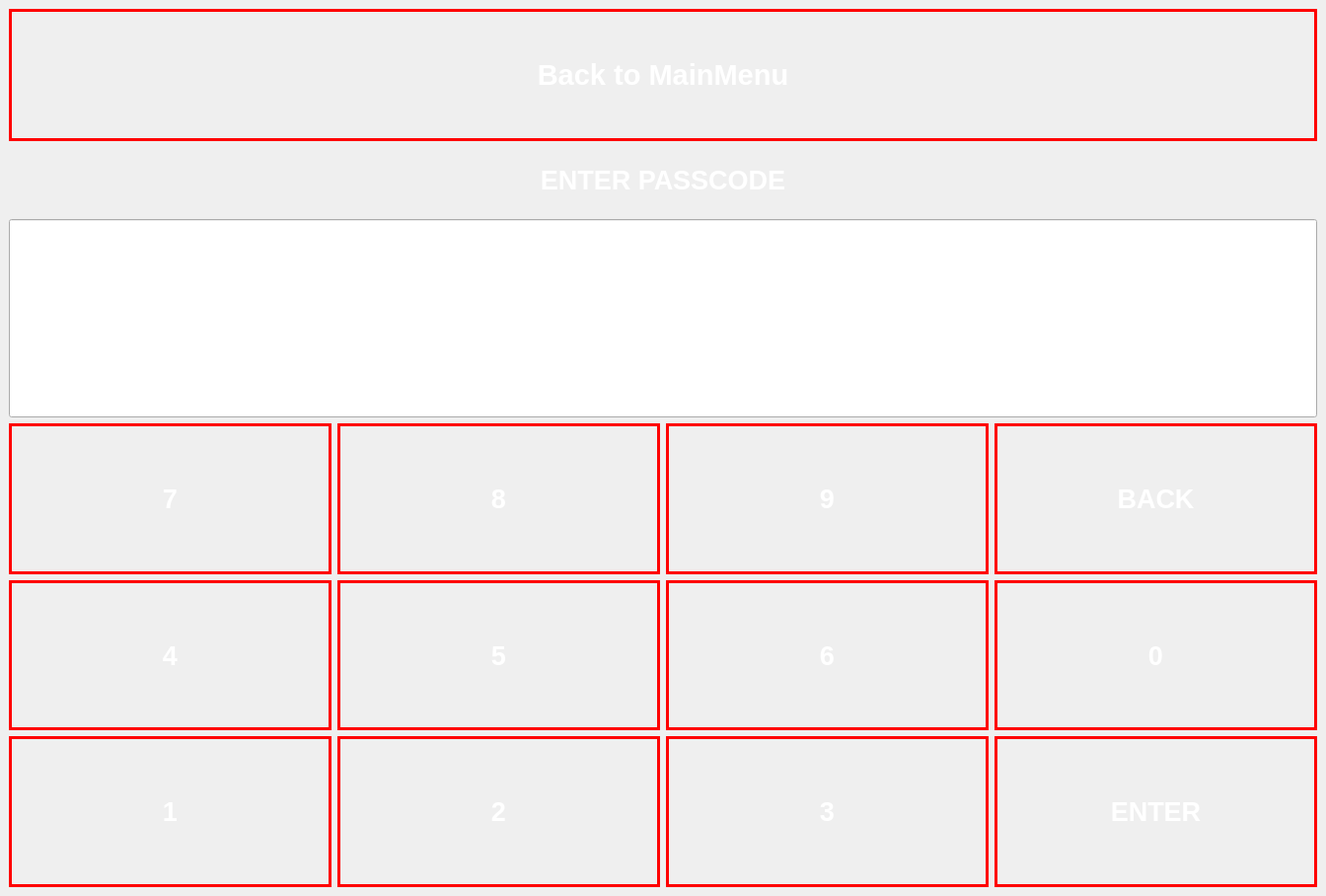
<?xml version="1.0" encoding="UTF-8"?>
<ui version="4.0">
 <class>passcode</class>
 <widget class="QMainWindow" name="passcode">
  <property name="geometry">
   <rect>
    <x>0</x>
    <y>0</y>
    <width>1344</width>
    <height>908</height>
   </rect>
  </property>
  <property name="windowTitle">
   <string>passcode</string>
  </property>
  <property name="styleSheet">
   <string notr="true">background-image: url('/home/phong/Desktop/antitheft/GUI/3/a.jpg');
</string>
  </property>
  <widget class="QWidget" name="centralwidget">
   <layout class="QHBoxLayout" name="horizontalLayout">
    <item>
     <layout class="QVBoxLayout" name="verticalLayout" stretch="2,1,3,7">
      <item>
       <widget class="QPushButton" name="backtomainmenu_button">
        <property name="sizePolicy">
         <sizepolicy hsizetype="Preferred" vsizetype="Preferred">
          <horstretch>0</horstretch>
          <verstretch>0</verstretch>
         </sizepolicy>
        </property>
        <property name="font">
         <font>
          <pointsize>22</pointsize>
          <weight>75</weight>
          <bold>true</bold>
         </font>
        </property>
        <property name="styleSheet">
         <string notr="true">color: white;
border: 3px solid red;</string>
        </property>
        <property name="text">
         <string>Back to MainMenu</string>
        </property>
       </widget>
      </item>
      <item>
       <widget class="QLabel" name="label_2">
        <property name="sizePolicy">
         <sizepolicy hsizetype="Preferred" vsizetype="Preferred">
          <horstretch>0</horstretch>
          <verstretch>0</verstretch>
         </sizepolicy>
        </property>
        <property name="font">
         <font>
          <pointsize>20</pointsize>
          <weight>75</weight>
          <bold>true</bold>
         </font>
        </property>
        <property name="styleSheet">
         <string notr="true">color: white</string>
        </property>
        <property name="text">
         <string>ENTER PASSCODE</string>
        </property>
        <property name="alignment">
         <set>Qt::AlignCenter</set>
        </property>
       </widget>
      </item>
      <item>
       <widget class="QLineEdit" name="lineEdit">
        <property name="sizePolicy">
         <sizepolicy hsizetype="Preferred" vsizetype="Preferred">
          <horstretch>0</horstretch>
          <verstretch>0</verstretch>
         </sizepolicy>
        </property>
        <property name="font">
         <font>
          <family>Ubuntu</family>
          <pointsize>72</pointsize>
          <weight>9</weight>
          <italic>false</italic>
          <bold>false</bold>
         </font>
        </property>
        <property name="autoFillBackground">
         <bool>false</bool>
        </property>
        <property name="styleSheet">
         <string notr="true">color: Black;
font: 75 72pt &quot;Ubuntu&quot;;</string>
        </property>
       </widget>
      </item>
      <item>
       <layout class="QGridLayout" name="gridLayout">
        <item row="0" column="0">
         <widget class="QPushButton" name="Num_7">
          <property name="sizePolicy">
           <sizepolicy hsizetype="MinimumExpanding" vsizetype="MinimumExpanding">
            <horstretch>0</horstretch>
            <verstretch>0</verstretch>
           </sizepolicy>
          </property>
          <property name="font">
           <font>
            <pointsize>20</pointsize>
            <weight>75</weight>
            <bold>true</bold>
           </font>
          </property>
          <property name="styleSheet">
           <string notr="true">color: white;
border: 3px solid red;</string>
          </property>
          <property name="text">
           <string>7</string>
          </property>
         </widget>
        </item>
        <item row="0" column="1">
         <widget class="QPushButton" name="Num_8">
          <property name="sizePolicy">
           <sizepolicy hsizetype="MinimumExpanding" vsizetype="MinimumExpanding">
            <horstretch>0</horstretch>
            <verstretch>0</verstretch>
           </sizepolicy>
          </property>
          <property name="font">
           <font>
            <pointsize>20</pointsize>
            <weight>75</weight>
            <bold>true</bold>
           </font>
          </property>
          <property name="styleSheet">
           <string notr="true">color: white;
border: 3px solid red;</string>
          </property>
          <property name="text">
           <string>8</string>
          </property>
         </widget>
        </item>
        <item row="0" column="2">
         <widget class="QPushButton" name="Num_9">
          <property name="sizePolicy">
           <sizepolicy hsizetype="MinimumExpanding" vsizetype="MinimumExpanding">
            <horstretch>0</horstretch>
            <verstretch>0</verstretch>
           </sizepolicy>
          </property>
          <property name="font">
           <font>
            <pointsize>20</pointsize>
            <weight>75</weight>
            <bold>true</bold>
           </font>
          </property>
          <property name="styleSheet">
           <string notr="true">color: white;
border: 3px solid red;</string>
          </property>
          <property name="text">
           <string>9</string>
          </property>
         </widget>
        </item>
        <item row="0" column="3">
         <widget class="QPushButton" name="back_button">
          <property name="sizePolicy">
           <sizepolicy hsizetype="MinimumExpanding" vsizetype="MinimumExpanding">
            <horstretch>0</horstretch>
            <verstretch>0</verstretch>
           </sizepolicy>
          </property>
          <property name="font">
           <font>
            <pointsize>20</pointsize>
            <weight>75</weight>
            <bold>true</bold>
           </font>
          </property>
          <property name="styleSheet">
           <string notr="true">color: white;
border: 3px solid red;</string>
          </property>
          <property name="text">
           <string>BACK</string>
          </property>
         </widget>
        </item>
        <item row="1" column="0">
         <widget class="QPushButton" name="Num_4">
          <property name="sizePolicy">
           <sizepolicy hsizetype="MinimumExpanding" vsizetype="MinimumExpanding">
            <horstretch>0</horstretch>
            <verstretch>0</verstretch>
           </sizepolicy>
          </property>
          <property name="font">
           <font>
            <pointsize>20</pointsize>
            <weight>75</weight>
            <bold>true</bold>
           </font>
          </property>
          <property name="styleSheet">
           <string notr="true">color: white;
border: 3px solid red;</string>
          </property>
          <property name="text">
           <string>4</string>
          </property>
         </widget>
        </item>
        <item row="1" column="1">
         <widget class="QPushButton" name="Num_5">
          <property name="sizePolicy">
           <sizepolicy hsizetype="MinimumExpanding" vsizetype="MinimumExpanding">
            <horstretch>0</horstretch>
            <verstretch>0</verstretch>
           </sizepolicy>
          </property>
          <property name="font">
           <font>
            <pointsize>20</pointsize>
            <weight>75</weight>
            <bold>true</bold>
           </font>
          </property>
          <property name="styleSheet">
           <string notr="true">color: white;
border: 3px solid red;</string>
          </property>
          <property name="text">
           <string>5</string>
          </property>
         </widget>
        </item>
        <item row="1" column="2">
         <widget class="QPushButton" name="Num_6">
          <property name="sizePolicy">
           <sizepolicy hsizetype="MinimumExpanding" vsizetype="MinimumExpanding">
            <horstretch>0</horstretch>
            <verstretch>0</verstretch>
           </sizepolicy>
          </property>
          <property name="font">
           <font>
            <pointsize>20</pointsize>
            <weight>75</weight>
            <bold>true</bold>
           </font>
          </property>
          <property name="styleSheet">
           <string notr="true">color: white;
border: 3px solid red;</string>
          </property>
          <property name="text">
           <string>6</string>
          </property>
         </widget>
        </item>
        <item row="1" column="3">
         <widget class="QPushButton" name="Num_0">
          <property name="sizePolicy">
           <sizepolicy hsizetype="MinimumExpanding" vsizetype="MinimumExpanding">
            <horstretch>0</horstretch>
            <verstretch>0</verstretch>
           </sizepolicy>
          </property>
          <property name="font">
           <font>
            <pointsize>20</pointsize>
            <weight>75</weight>
            <bold>true</bold>
           </font>
          </property>
          <property name="styleSheet">
           <string notr="true">color: white;
border: 3px solid red;</string>
          </property>
          <property name="text">
           <string>0</string>
          </property>
         </widget>
        </item>
        <item row="2" column="0">
         <widget class="QPushButton" name="Num_1">
          <property name="sizePolicy">
           <sizepolicy hsizetype="MinimumExpanding" vsizetype="MinimumExpanding">
            <horstretch>0</horstretch>
            <verstretch>0</verstretch>
           </sizepolicy>
          </property>
          <property name="font">
           <font>
            <pointsize>20</pointsize>
            <weight>75</weight>
            <bold>true</bold>
           </font>
          </property>
          <property name="styleSheet">
           <string notr="true">color: white;
border: 3px solid red;</string>
          </property>
          <property name="text">
           <string>1</string>
          </property>
         </widget>
        </item>
        <item row="2" column="1">
         <widget class="QPushButton" name="Num_2">
          <property name="sizePolicy">
           <sizepolicy hsizetype="MinimumExpanding" vsizetype="MinimumExpanding">
            <horstretch>0</horstretch>
            <verstretch>0</verstretch>
           </sizepolicy>
          </property>
          <property name="font">
           <font>
            <pointsize>20</pointsize>
            <weight>75</weight>
            <bold>true</bold>
           </font>
          </property>
          <property name="styleSheet">
           <string notr="true">color: white;
border: 3px solid red;</string>
          </property>
          <property name="text">
           <string>2</string>
          </property>
         </widget>
        </item>
        <item row="2" column="2">
         <widget class="QPushButton" name="Num_3">
          <property name="sizePolicy">
           <sizepolicy hsizetype="MinimumExpanding" vsizetype="MinimumExpanding">
            <horstretch>0</horstretch>
            <verstretch>0</verstretch>
           </sizepolicy>
          </property>
          <property name="font">
           <font>
            <pointsize>20</pointsize>
            <weight>75</weight>
            <bold>true</bold>
           </font>
          </property>
          <property name="styleSheet">
           <string notr="true">color: white;
border: 3px solid red;</string>
          </property>
          <property name="text">
           <string>3</string>
          </property>
         </widget>
        </item>
        <item row="2" column="3">
         <widget class="QPushButton" name="enter_button">
          <property name="sizePolicy">
           <sizepolicy hsizetype="MinimumExpanding" vsizetype="MinimumExpanding">
            <horstretch>0</horstretch>
            <verstretch>0</verstretch>
           </sizepolicy>
          </property>
          <property name="font">
           <font>
            <pointsize>20</pointsize>
            <weight>75</weight>
            <bold>true</bold>
           </font>
          </property>
          <property name="styleSheet">
           <string notr="true">color: white;
border: 3px solid red;</string>
          </property>
          <property name="text">
           <string>ENTER</string>
          </property>
         </widget>
        </item>
       </layout>
      </item>
     </layout>
    </item>
   </layout>
  </widget>
 </widget>
 <resources/>
 <connections/>
</ui>
